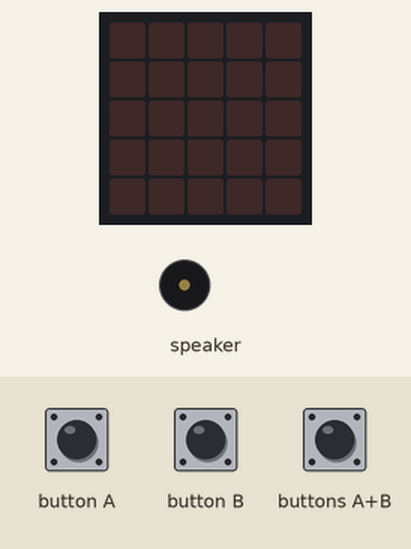
Simulated run of this program. Board: Calliope mini (MakeCode). On the bench: the board's 5×5 LED display, buzzer (waves = sounding). Inputs (shaded band) come from the test bench.

Above: at 1.2 s.
1.3 s: button A pressed for 0.15 s
At 1.88 s:
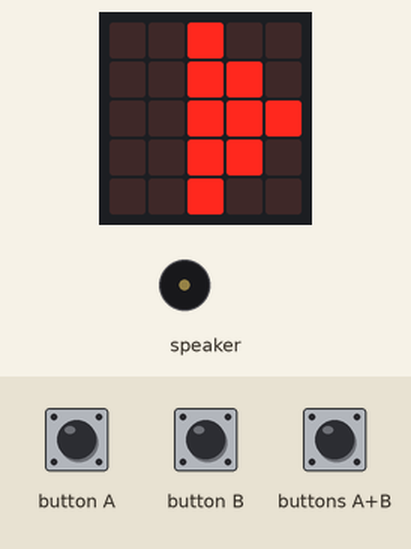
4.3 s: button B pressed for 0.15 s
At 5.28 s:
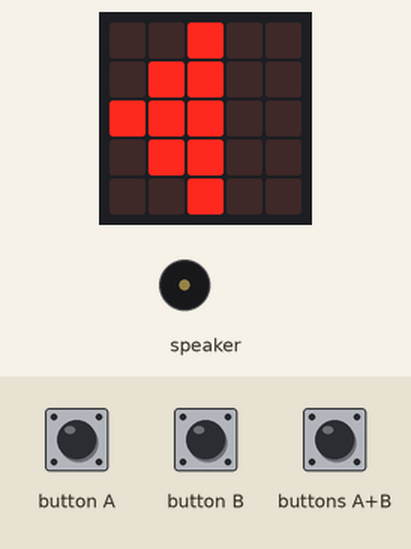
7.4 s: buttons A+B pressed for 0.15 s
At 8.4 s:
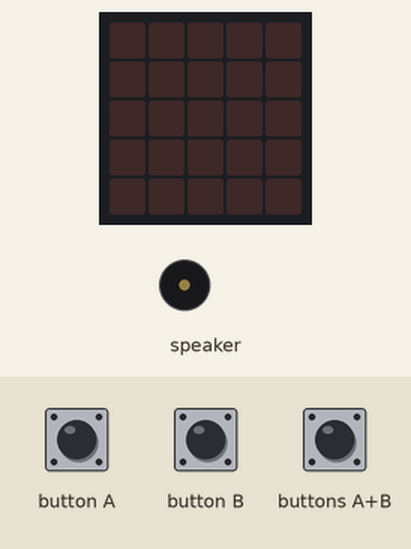
Timing chart, 0 to 10.4 s (numbered marks = the images above; inputs shaded):
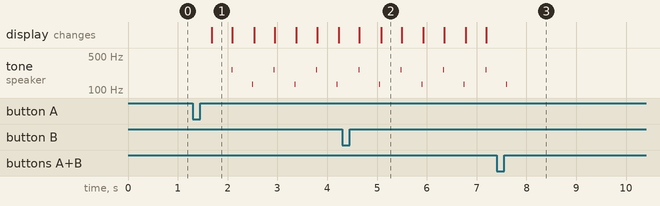

Measured:
- after the input at 1.3 s, tone on speaker: silent → 262 Hz after 0.78 s, then repeats every 0.85 s: silent 0.41 s, 131 Hz 0.01 s, silent 0.43 s, 262 Hz 0.01 s; the display: changes after 0.38 s (image 1)
- after the input at 4.3 s, the display: first differs from a run without the input after 0.78 s (image 2)
- after the input at 7.4 s, tone on speaker: goes on until 7.6 s, then stays silent
- what the display in image 1 shows lasts 0.4 s, from 1.7 s to 2.1 s

The program:

main.ts
```typescript
function BlinkerLinks () {
    basic.showLeds(`
        . . # . .
        . # # . .
        # # # . .
        . # # . .
        . . # . .
        `)
    music.playTone(262, music.beat(BeatFraction.Whole))
    basic.showLeds(`
        . . . . .
        . . . . .
        . . . . .
        . . . . .
        . . . . .
        `)
    music.playTone(131, music.beat(BeatFraction.Whole))
}
input.onButtonPressed(Button.A, function () {
    FahrerWunschBlinker = Rechts
})
input.onButtonPressed(Button.AB, function () {
    FahrerWunschBlinker = Aus
})
function BlinkerAus () {
    basic.showLeds(`
        . . . . .
        . . . . .
        . . . . .
        . . . . .
        . . . . .
        `)
}
input.onButtonPressed(Button.B, function () {
    FahrerWunschBlinker = Links
})
function BlinkerRechts () {
    basic.showLeds(`
        . . # . .
        . . # # .
        . . # # #
        . . # # .
        . . # . .
        `)
    music.playTone(262, music.beat(BeatFraction.Whole))
    basic.showLeds(`
        . . . . .
        . . . . .
        . . . . .
        . . . . .
        . . . . .
        `)
    music.playTone(131, music.beat(BeatFraction.Whole))
}
let FahrerWunschBlinker = 0
let Rechts = 0
let Links = 0
let Aus = 0
music.setTempo(6000)
Aus = 0
Links = 1
Rechts = 2
FahrerWunschBlinker = Aus
basic.forever(function () {
    if (FahrerWunschBlinker == Rechts) {
        BlinkerRechts()
    } else if (FahrerWunschBlinker == Links) {
        BlinkerLinks()
    } else if (FahrerWunschBlinker == Aus) {
        BlinkerAus()
    } else {
        BlinkerAus()
    }
})
```

test.ts
```typescript
// Hier kann man Tests durchführen; diese Datei wird nicht kompiliert, wenn dieses Paket als Erweiterung verwendet wird.
```
